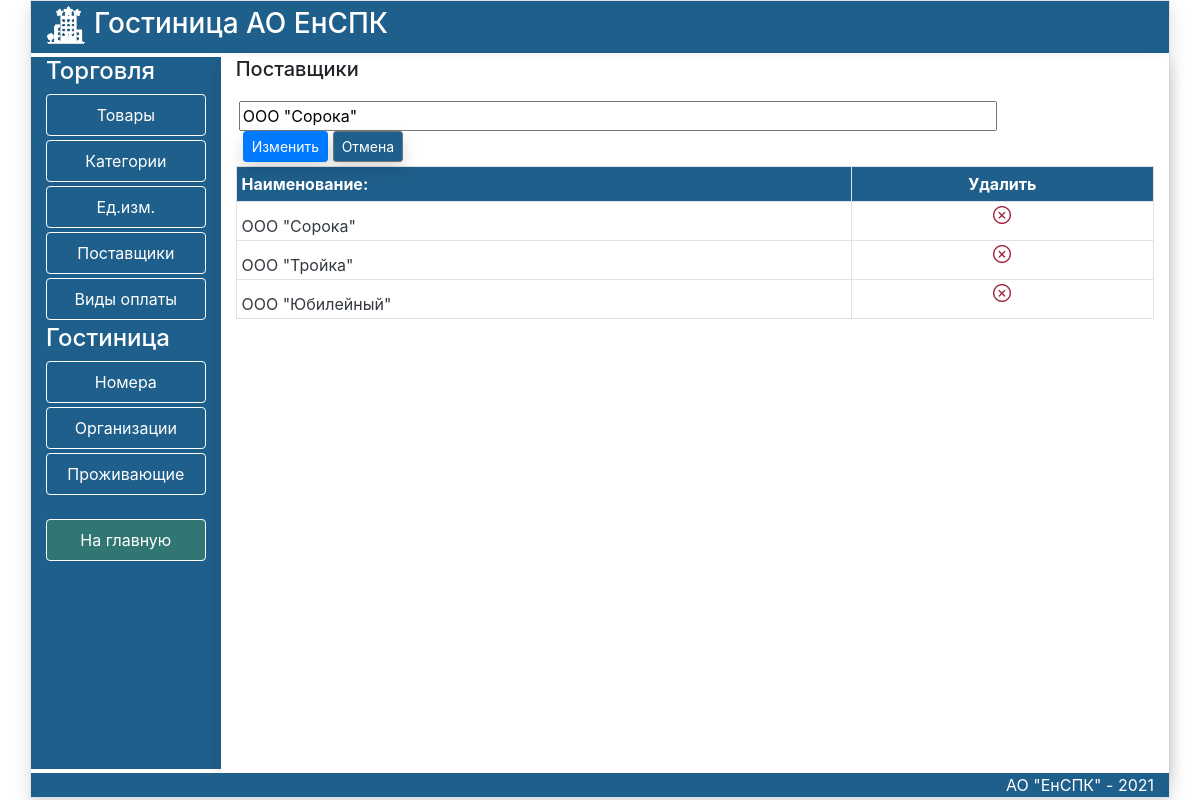
/Update/Saler/3, run on an earlier commit of the app's database.
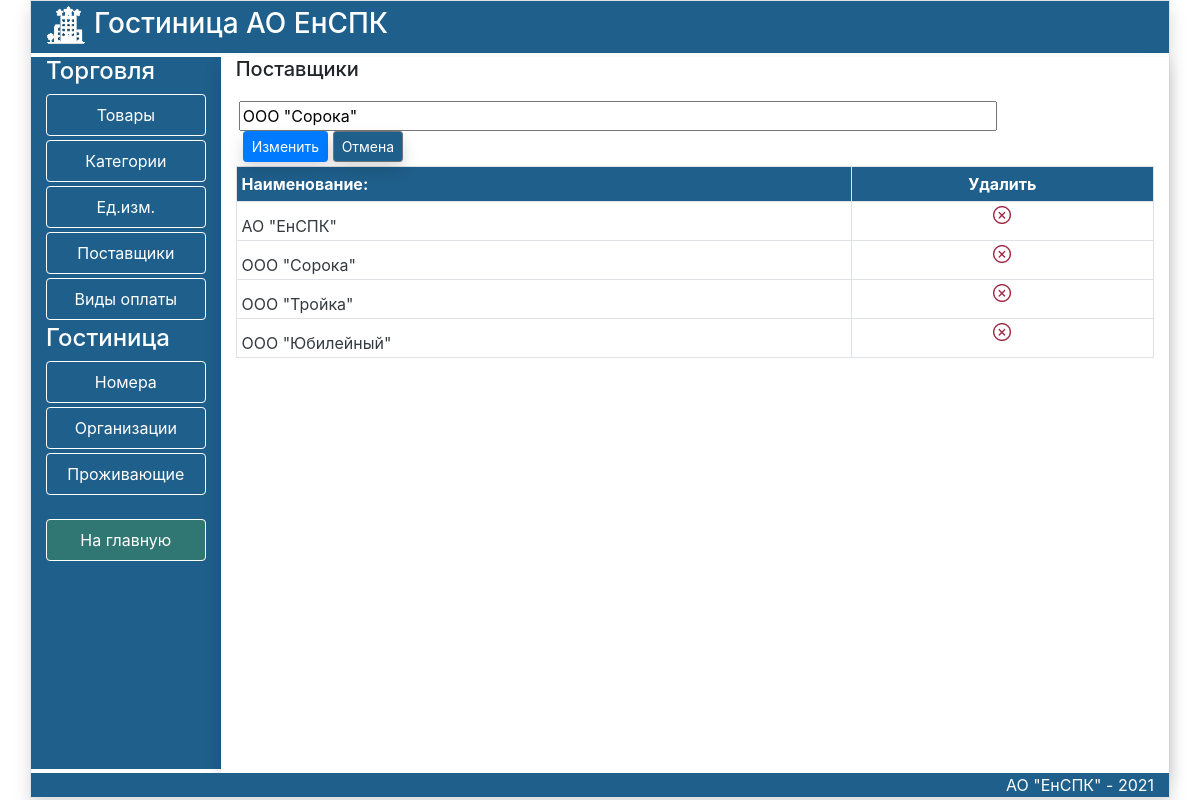
And on a later commit of the database.
### trade/models.py (models this page shows, shortened)
class Saler(models.Model):
    title = models.CharField(max_length=100, verbose_name='Наименование')
    class Meta:
        verbose_name='Поставщик'
        verbose_name_plural='Поставщики'
        ordering=['title',]

### trade/views.py (the view)
# urls.py: path('Update/<TableName>/<str:pk>',Update,name='Update'),
def Update(request, TableName, pk):
    if TableName == 'Unit':
        title = 'Единицы измерения'
    if TableName == 'Saler':
        title = 'Поставщики'
    if TableName == 'Pay':
        title = 'Виды оплаты'
    if TableName == 'Customer':
        title = 'Организации'
    unit = eval(TableName).objects.get(pk=pk)
    data = eval(TableName).objects.all()
    FormName = eval(TableName + 'Form')
    if request.method == 'POST':
        form = FormName(request.POST, instance=unit)
        if form.is_valid():
            try:
                unit.save()
                form = FormName()
                return redirect('Create', TableName)
            except:
                form.add_error(None, 'Ошибка обновления ')
    else:
        form = FormName(instance=unit)
    return render(request, 'trade/Update.html', {'title': title, 'form': form, 'data': data, 'tableName': TableName})

### trade/forms.py
class SalerForm(forms.ModelForm):
   class Meta:
      model = Saler
      fields = ['title']
      widgets = {
      'title': forms.TextInput(attrs={'class': 'form-input','style':'width:758px' }),
      }

### trade/templates/trade/Update.html (shortened to what this page needs)
{% extends 'trade/listpage.html' %}
{% load static %}
{% block DataArea %}
<h5 class="mb-3">{{title}}</h5>
<div >
    <form action="" method="post">
        <div class="form-row pb-1 pl-2 pt-1">
            {{form.title}}
            <div class="text-end ml-1 ">
                <button type="submit" class="btn btn-primary btn-sm shadow ">Изменить</button>
                <a href="{% url 'Create' tableName %}" class="btn btn-secondary btn-sm shadow btnblack ">Отмена </a>
            </div>
    </form>
</div></div>
<div class="scrolltable"  >
<table class="table table-sm table-bordered table-hover  ">
    <tr class="secondary">
        <th class="btnblack">Наименование:</th>
        <th class="text-center btnblack ">Удалить</th>
    </tr>
    {% for item in data %}
    <tr>
        <td class="pt-2 pb-0"><a href="{% url 'Update' tableName item.pk %}" class="text-dark lead"><small>{{item.title}}</small></a>
        </td>
        <td class="text-center pt-0 pb-2"><a href="{% url 'Delete' tableName item.pk %}"><img
                src="{% static 'trade/images/delete2.png' %}" height="18"></a></td>
    </tr>
    {% endfor %}
</table>
</div>
{% endblock DataArea %}

What changed in the data, as far as the page shows it:
added Saler: title "АО \"ЕнСПК\""
